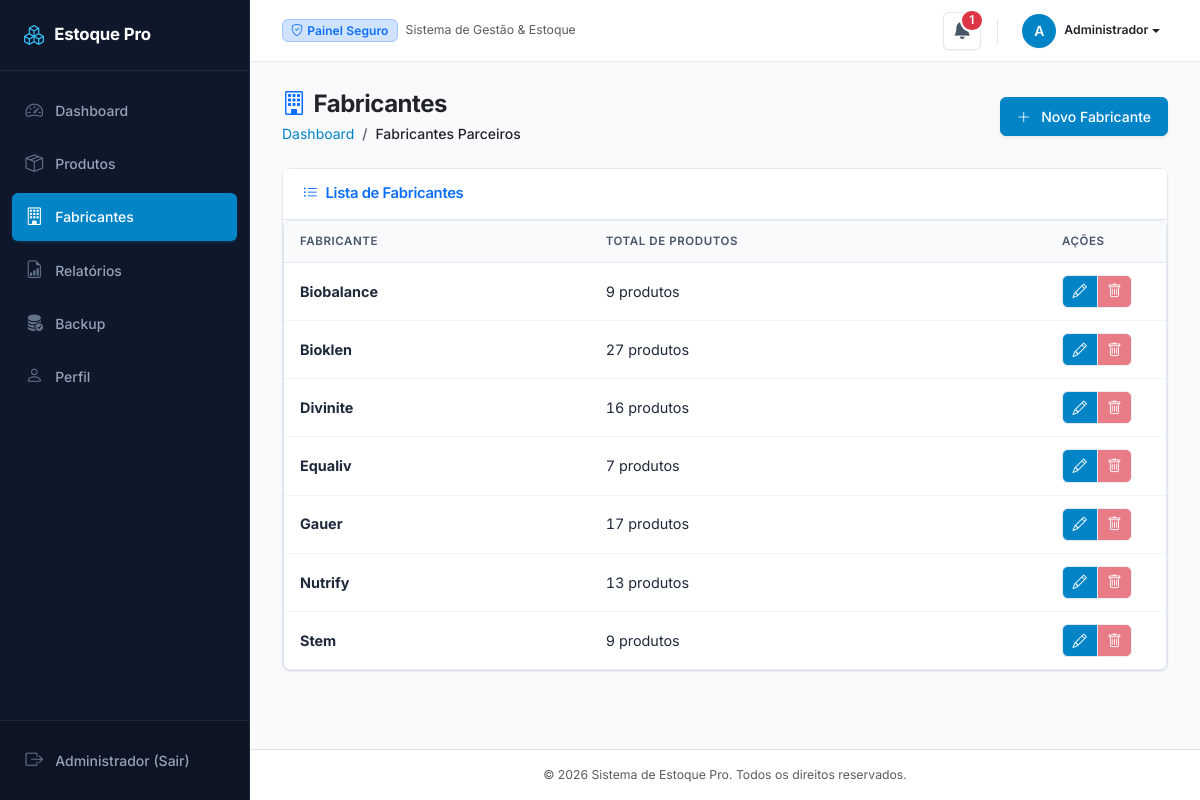
The app's page /pages/fabricantes/index.php (signed in) with its own data.
### tables this page shows
CREATE TABLE IF NOT EXISTS manufacturers (
    id VARCHAR(36) NOT NULL,
    name VARCHAR(255) NOT NULL,
    logo_url TEXT,
    created_at DATETIME NOT NULL,
    PRIMARY KEY (id)
);

### config/database.php (called while the page is built, shortened)
<?php
if (!function_exists('url')) {
    function url($path = '') {
        $base = defined('BASE_PATH') ? BASE_PATH : '/';
        $trimmedBase = trim($base, '/');
        $path = ltrim((string)$path, '/');
        return rtrim($base, '/') . '/' . ltrim($path, '/');
    }
}
?>

### includes/funcoes.php (called while the page is built, shortened)
<?php
require_once __DIR__ . '/../config/database.php';
function estaLogado() {
    return isset($_SESSION['usuario_id']);
}
?>

### src/Services/NotificationService.php (called while the page is built, shortened)
<?php
class NotificationService
{
    private $conn;
    public function __construct(PDO $conn)
    {
        $this->conn = $conn;
    }
    public function countUnread()
    {
        $stmt = $this->conn->query("SELECT COUNT(*) FROM notifications WHERE is_read = 0");
        return $stmt->fetchColumn();
    }
}

### pages/fabricantes/index.php (the view, shortened to what this page needs)
<?php
require_once __DIR__ . '/../../includes/funcoes.php';
require_once __DIR__ . '/../../config/database.php';
try {
    $sql = "SELECT m.id, m.name, m.logo_url, COUNT(p.id) as total_products
            FROM manufacturers m
            LEFT JOIN products p ON m.id = p.manufacturer_id
            GROUP BY m.id, m.name, m.logo_url
            ORDER BY m.name ASC";
    $stmt = $conn->prepare($sql);
    $stmt->execute();
    $manufacturers = $stmt->fetchAll(PDO::FETCH_ASSOC);
} catch(PDOException $e) {
    $_SESSION['mensagem'] = mensagem('danger', 'Erro ao buscar fabricantes: ' . $e->getMessage());
}
include __DIR__ . '/../../includes/header.php';
?>
<div class="content">
    <div class="d-flex justify-content-between align-items-center mb-4 flex-wrap gap-2">
        <div>
            <h1 class="mb-1 text-dark fw-bold"><i class="bi bi-building text-primary me-2"></i>Fabricantes</h1>
            <nav aria-label="breadcrumb">
                <ol class="breadcrumb mb-0 small text-muted">
                    <li class="breadcrumb-item"><a href="<?php echo function_exists('url') ? url('/index.php') : '/index.php'; ?>">Dashboard</a></li>
                    <li class="breadcrumb-item active text-dark fw-medium">Fabricantes Parceiros</li>
                </ol>
            </nav>
        </div>
        <div>
            <button type="button" class="btn btn-primary px-3 py-2 fw-medium shadow-sm" data-bs-toggle="modal" data-bs-target="#modalNovoFabricante">
                <i class="bi bi-plus-lg me-1"></i> Novo Fabricante
            </button>
        </div>
    </div>
    <div class="card">
        <div class="card-header">
            <h5 class="mb-0 font-weight-bold text-primary">
                <i class="bi bi-list-ul me-2"></i>Lista de Fabricantes
            </h5>
        </div>
        <div class="card-body p-0">
            <?php if (count($manufacturers) > 0): ?>
            <div class="table-responsive">
                <table class="table table-hover align-middle mb-0">
                    <thead class="table-light">
                        <tr>
                            <th>Fabricante</th>
                            <th>Total de Produtos</th>
                            <th width="120">Ações</th>
                        </tr>
                    </thead>
                    <tbody>
                        <?php foreach ($manufacturers as $manufacturer): ?>
                        <tr>
                            <td>
                                <div class="d-flex align-items-center">
                                    <div>
                                        <div class="fw-bold"><?php echo htmlspecialchars($manufacturer['name']); ?></div>
                                    </div>
                                </div>
                            </td>
                            <td><?php echo $manufacturer['total_products']; ?> produtos</td>
                            <td>
                                <div class="btn-group" role="group">
                                    <button type="button" class="btn btn-sm btn-primary"
                                            data-bs-toggle="modal"
                                            data-bs-target="#modalEditarFabricante"
                                            data-id="<?php echo $manufacturer['id']; ?>"
                                            data-name="<?php echo htmlspecialchars($manufacturer['name']); ?>"
                                            data-logo="<?php echo htmlspecialchars(!empty($manufacturer['logo_url']) ? url($manufacturer['logo_url']) : ''); ?>">
                                        <i class="bi bi-pencil"></i>
                                    </button>
                                    <?php if ($manufacturer['total_products'] == 0): ?>
                                    <button type="button" class="btn btn-danger btn-sm"
                                           data-bs-toggle="modal"
                                           data-bs-target="#confirmDeleteModal"
                                           data-id="<?php echo $manufacturer['id']; ?>"
                                           data-name="<?php echo htmlspecialchars($manufacturer['name']); ?>">
                                        <i class="bi bi-trash"></i>
                                    </button>
                                    <?php else: ?>
                                    <button type="button" class="btn btn-sm btn-danger" disabled
                                            data-bs-toggle="tooltip"
                                            title="Não é possível excluir um fabricante com produtos cadastrados">
                                        <i class="bi bi-trash"></i>
                                    </button>
                                    <?php endif; ?>
                                </div>
                            </td>
                        </tr>
                        <?php endforeach; ?>
                    </tbody>
                </table>
            </div>
            <?php endif; ?>
        </div>
    </div>
</div>
<?php include __DIR__ . '/../../includes/footer.php'; ?>

### includes/header.php (shortened to what this page needs)
<?php
require_once __DIR__ . '/../config/database.php';
require_once __DIR__ . '/funcoes.php';
?>
<!DOCTYPE html>
<html lang="pt-BR">
<head>
    <link href="https://cdn.jsdelivr.net/npm/bootstrap@5.3.0/dist/css/bootstrap.min.css" rel="stylesheet">
    <link rel="stylesheet" href="https://cdn.jsdelivr.net/npm/bootstrap-icons@1.11.0/font/bootstrap-icons.css">
    <link href="<?php echo function_exists('url') ? url('/assets/css/style.css') : '/assets/css/style.css'; ?>?v=<?php echo @filemtime(__DIR__ . '/../assets/css/style.css') ?: '2.1'; ?>" rel="stylesheet">
</head>
<body>
    <?php if (estaLogado()):
        $currentScript = $_SERVER['SCRIPT_NAME'] ?? '';
        $isDash = (strpos($currentScript, 'index.php') !== false && strpos($currentScript, 'pages/') === false);
        $isProd = (strpos($currentScript, 'pages/produtos') !== false);
        $isFabr = (strpos($currentScript, 'pages/fabricantes') !== false);
        $isRela = (strpos($currentScript, 'pages/relatorios') !== false);
        $isBack = (strpos($currentScript, 'pages/backup') !== false);
        $isPerf = (strpos($currentScript, 'pages/perfil') !== false);
    ?>
    <div class="sidebar" id="sidebar">
        <div class="logo">
            <i class="bi bi-boxes"></i> Estoque Pro
        </div>
        <ul class="nav flex-column">
            <li class="nav-item">
                <a class="nav-link <?= $isDash ? 'active' : ''; ?>" href="<?php echo function_exists('url') ? url('/index.php') : '/index.php'; ?>"><i class="bi bi-speedometer2"></i> Dashboard</a>
            </li>
            <li class="nav-item">
                <a class="nav-link <?= $isProd ? 'active' : ''; ?>" href="<?php echo function_exists('url') ? url('/pages/produtos/index.php') : '/pages/produtos/index.php'; ?>"><i class="bi bi-box-seam"></i> Produtos</a>
            </li>
            <li class="nav-item">
                <a class="nav-link <?= $isFabr ? 'active' : ''; ?>" href="<?php echo function_exists('url') ? url('/pages/fabricantes/index.php') : '/pages/fabricantes/index.php'; ?>"><i class="bi bi-building"></i> Fabricantes</a>
            </li>
            <li class="nav-item">
                <a class="nav-link <?= $isRela ? 'active' : ''; ?>" href="<?php echo function_exists('url') ? url('/pages/relatorios/index.php') : '/pages/relatorios/index.php'; ?>"><i class="bi bi-file-earmark-bar-graph"></i> Relatórios</a>
            </li>
            <li class="nav-item">
                <a class="nav-link <?= $isBack ? 'active' : ''; ?>" href="<?php echo function_exists('url') ? url('/pages/backup/index.php') : '/pages/backup/index.php'; ?>"><i class="bi bi-database-fill-check"></i> Backup</a>
            </li>
            <li class="nav-item">
                <a class="nav-link <?= $isPerf ? 'active' : ''; ?>" href="<?php echo function_exists('url') ? url('/pages/perfil/index.php') : '/pages/perfil/index.php'; ?>"><i class="bi bi-person"></i> Perfil</a>
            </li>
        </ul>
        <div class="user-section">
            <a class="nav-link" href="<?php echo function_exists('url') ? url('/logout.php') : '/logout.php'; ?>">
                <i class="bi bi-box-arrow-right"></i> <?php echo htmlspecialchars($_SESSION['usuario_nome'] ?? ''); ?> (Sair)
            </a>
        </div>
    </div>
    <?php
        $qtdNaoLidas = 0;
        if (file_exists(__DIR__ . '/../src/Services/NotificationService.php')) {
            require_once __DIR__ . '/../src/Services/NotificationService.php';
            if (isset($conn)) {
                try {
                    $notifService = new Estoque\Services\NotificationService($conn);
                    $qtdNaoLidas = $notifService->countUnread();
                } catch (Exception $e) {  }
            }
        }
    ?>
    <div class="main-wrapper" id="mainWrapper">
        <header class="app-topbar">
            <div class="topbar-left d-flex align-items-center">
                <div class="topbar-title-section d-flex align-items-center">
                    <span class="badge bg-primary-subtle text-primary border border-primary-subtle px-2 py-1 me-2 d-none d-sm-inline-flex align-items-center">
                        <i class="bi bi-shield-check me-1"></i>Painel Seguro
                    </span>
                    <span class="text-muted small d-none d-md-inline">Sistema de Gestão & Estoque</span>
                </div>
            </div>
            <div class="topbar-actions">
                <div class="dropdown notification-dropdown">
                    <a href="#" class="notification-bell" data-bs-toggle="dropdown" aria-expanded="false" title="Notificações">
                        <i class="bi bi-bell-fill"></i>
                        <?php if ($qtdNaoLidas > 0): ?>
                            <span class="badge rounded-pill bg-danger notification-badge">
                                <?php echo $qtdNaoLidas > 99 ? '99+' : $qtdNaoLidas; ?>
                            </span>
                        <?php endif; ?>
                    </a>
                </div>
                <div class="dropdown">
                    <a href="#" class="topbar-user-btn dropdown-toggle text-dark" data-bs-toggle="dropdown" aria-expanded="false">
                        <div class="topbar-avatar me-2">
                            <?php echo strtoupper(substr($_SESSION['usuario_nome'] ?? 'U', 0, 1)); ?>
                        </div>
                        <span class="fw-semibold text-dark small d-none d-sm-inline"><?php echo htmlspecialchars($_SESSION['usuario_nome'] ?? 'Usuário'); ?></span>
                    </a>
                </div>
            </div>
        </header>
        <main class="content" id="content">
    <?php endif; ?>

### includes/footer.php (shortened to what this page needs)
</main>
<footer class="bg-white border-top text-center text-muted py-3 mt-auto">
    <div class="container-fluid">
        <p class="mb-0 small text-muted">&copy; <?php echo date('Y'); ?> Sistema de Estoque Pro. Todos os direitos reservados.</p>
    </div>
</footer>
<?php if (estaLogado()): ?>
</div>
<?php endif; ?>
</body>
</html>

### pages/fabricantes/index.php (style rules this page uses)
.table th, .table td { font-size: 0.9rem; padding: 0.75rem; }
.btn-group .btn-sm { padding: 0.25rem 0.5rem; font-size: 0.75rem; }
.btn-group .btn-sm i { font-size: 0.9rem; }

### records on screen
manufacturers: name "Biobalance", total_products "9"
manufacturers: name "Bioklen", total_products "27"
manufacturers: name "Divinite", total_products "16"
manufacturers: name "Equaliv", total_products "7"
manufacturers: name "Gauer", total_products "17"
manufacturers: name "Nutrify", total_products "13"
manufacturers: name "Stem", total_products "9"

### other values on screen
$_SESSION['usuario_nome'] "Administrador"
$qtdNaoLidas "1"
substr($_SESSION['usuario_nome'] ?? 'U', 0, 1) "A"
